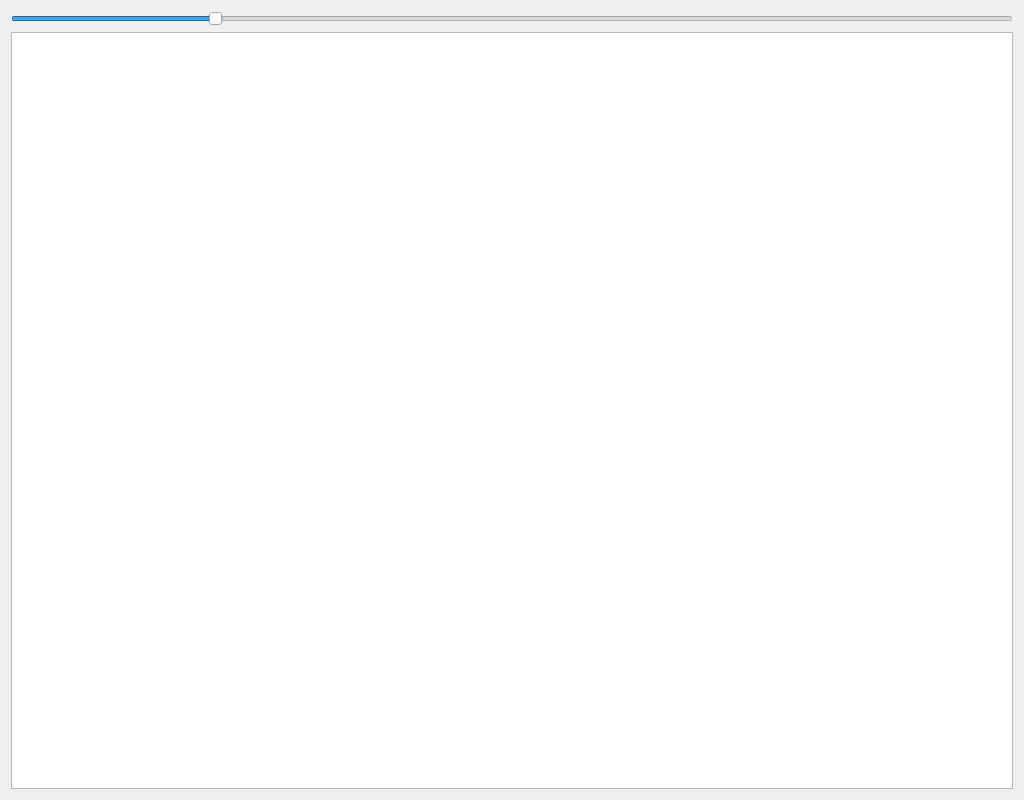
<?xml version="1.0" encoding="UTF-8"?>
<ui version="4.0">
 <class>Dialog</class>
 <widget class="QDialog" name="Dialog">
  <property name="geometry">
   <rect>
    <x>0</x>
    <y>0</y>
    <width>1024</width>
    <height>800</height>
   </rect>
  </property>
  <property name="minimumSize">
   <size>
    <width>1024</width>
    <height>800</height>
   </size>
  </property>
  <property name="windowTitle">
   <string>Dialog</string>
  </property>
  <layout class="QGridLayout" name="gridLayout">
   <item row="0" column="0">
    <widget class="QSlider" name="approachTempHorizontalSlider">
     <property name="minimum">
      <number>5</number>
     </property>
     <property name="maximum">
      <number>30</number>
     </property>
     <property name="singleStep">
      <number>2</number>
     </property>
     <property name="value">
      <number>10</number>
     </property>
     <property name="orientation">
      <enum>Qt::Horizontal</enum>
     </property>
    </widget>
   </item>
   <item row="1" column="0">
    <widget class="QGraphicsView" name="graphicsView">
     <property name="alignment">
      <set>Qt::AlignLeading|Qt::AlignLeft|Qt::AlignTop</set>
     </property>
    </widget>
   </item>
  </layout>
 </widget>
 <resources/>
 <connections/>
</ui>
